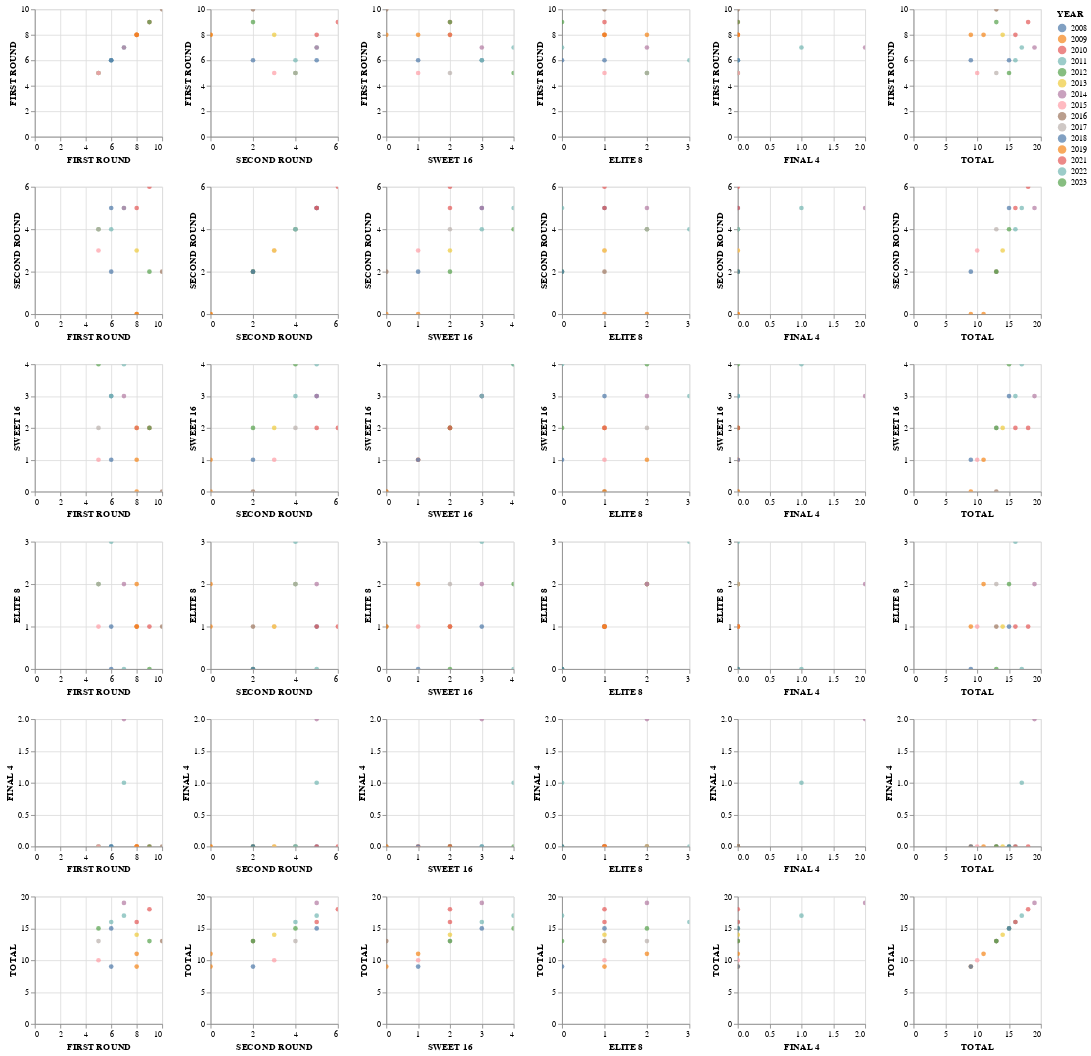

The notebook cell this image was saved under:
### Code cell
alt.Chart(upsets).mark_circle().encode(
    alt.X(alt.repeat("column"), type='quantitative'),
    alt.Y(alt.repeat("row"), type='quantitative'),
    color='YEAR:N'      # sort the colors of the circles by year
).properties(
    width=150,
    height=150
).repeat(     # make scatter plots for each comparing each data column to every other column
    row=['FIRST ROUND', 'SECOND ROUND', 'SWEET 16', 'ELITE 8', 'FINAL 4', 'TOTAL'],
    column=['FIRST ROUND', 'SECOND ROUND', 'SWEET 16', 'ELITE 8', 'FINAL 4', 'TOTAL']
).interactive()

### Figure 1 — Vega-Lite specification as saved in the notebook (floating-point values rounded to 4 significant figures)
{"config": {"view": {"continuousWidth": 400, "continuousHeight": 300}}, "repeat": {"column": ["FIRST ROUND", "SECOND ROUND", "SWEET 16", "ELITE 8", "FINAL 4", "TOTAL"], "row": ["FIRST ROUND", "SECOND ROUND", "SWEET 16", "ELITE 8", "FINAL 4", "TOTAL"]}, "spec": {"data": {"name": "data-a19d1939ca5b8ae744c911f4eec568b4"}, "mark": "circle", "encoding": {"color": {"field": "YEAR", "type": "nominal"}, "x": {"field": {"repeat": "column"}, "type": "quantitative"}, "y": {"field": {"repeat": "row"}, "type": "quantitative"}}, "height": 150, "selection": {"selector001": {"type": "interval", "bind": "scales", "encodings": ["x", "y"]}}, "width": 150}, "$schema": "https://vega.github.io/schema/vega-lite/v4.17.0.json", "datasets": {"data-a19d1939ca5b8ae744c911f4eec568b4": [{"YEAR": 2023.0, "FIRST ROUND": 5.0, "SECOND ROUND": 4.0, "SWEET 16": 4.0, "ELITE 8": 2.0, "FINAL 4": 0.0, "TOTAL": 15.0}, {"YEAR": 2022.0, "FIRST ROUND": 7.0, "SECOND ROUND": 5.0, "SWEET 16": 4.0, "ELITE 8": 0.0, "FINAL 4": 1.0, "TOTAL": 17.0}, {"YEAR": 2021.0, "FIRST ROUND": 9.0, "SECOND ROUND": 6.0, "SWEET 16": 2.0, "ELITE 8": 1.0, "FINAL 4": 0.0, "TOTAL": 18.0}, {"YEAR": 2019.0, "FIRST ROUND": 8.0, "SECOND ROUND": 0.0, "SWEET 16": 1.0, "ELITE 8": 2.0, "FINAL 4": 0.0, "TOTAL": 11.0}, {"YEAR": 2018.0, "FIRST ROUND": 6.0, "SECOND ROUND": 5.0, "SWEET 16": 3.0, "ELITE 8": 1.0, "FINAL 4": 0.0, "TOTAL": 15.0}, {"YEAR": 2017.0, "FIRST ROUND": 5.0, "SECOND ROUND": 4.0, "SWEET 16": 2.0, "ELITE 8": 2.0, "FINAL 4": 0.0, "TOTAL": 13.0}, {"YEAR": 2016.0, "FIRST ROUND": 10.0, "SECOND ROUND": 2.0, "SWEET 16": 0.0, "ELITE 8": 1.0, "FINAL 4": 0.0, "TOTAL": 13.0}, {"YEAR": 2015.0, "FIRST ROUND": 5.0, "SECOND ROUND": 3.0, "SWEET 16": 1.0, "ELITE 8": 1.0, "FINAL 4": 0.0, "TOTAL": 10.0}, {"YEAR": 2014.0, "FIRST ROUND": 7.0, "SECOND ROUND": 5.0, "SWEET 16": 3.0, "ELITE 8": 2.0, "FINAL 4": 2.0, "TOTAL": 19.0}, {"YEAR": 2013.0, "FIRST ROUND": 8.0, "SECOND ROUND": 3.0, "SWEET 16": 2.0, "ELITE 8": 1.0, "FINAL 4": 0.0, "TOTAL": 14.0}, {"YEAR": 2012.0, "FIRST ROUND": 9.0, "SECOND ROUND": 2.0, "SWEET 16": 2.0, "ELITE 8": 0.0, "FINAL 4": 0.0, "TOTAL": 13.0}, {"YEAR": 2011.0, "FIRST ROUND": 6.0, "SECOND ROUND": 4.0, "SWEET 16": 3.0, "ELITE 8": 3.0, "FINAL 4": 0.0, "TOTAL": 16.0}, {"YEAR": 2010.0, "FIRST ROUND": 8.0, "SECOND ROUND": 5.0, "SWEET 16": 2.0, "ELITE 8": 1.0, "FINAL 4": 0.0, "TOTAL": 16.0}, {"YEAR": 2009.0, "FIRST ROUND": 8.0, "SECOND ROUND": 0.0, "SWEET 16": 0.0, "ELITE 8": 1.0, "FINAL 4": 0.0, "TOTAL": 9.0}, {"YEAR": 2008.0, "FIRST ROUND": 6.0, "SECOND ROUND": 2.0, "SWEET 16": 1.0, "ELITE 8": 0.0, "FINAL 4": 0.0, "TOTAL": 9.0}]}}
